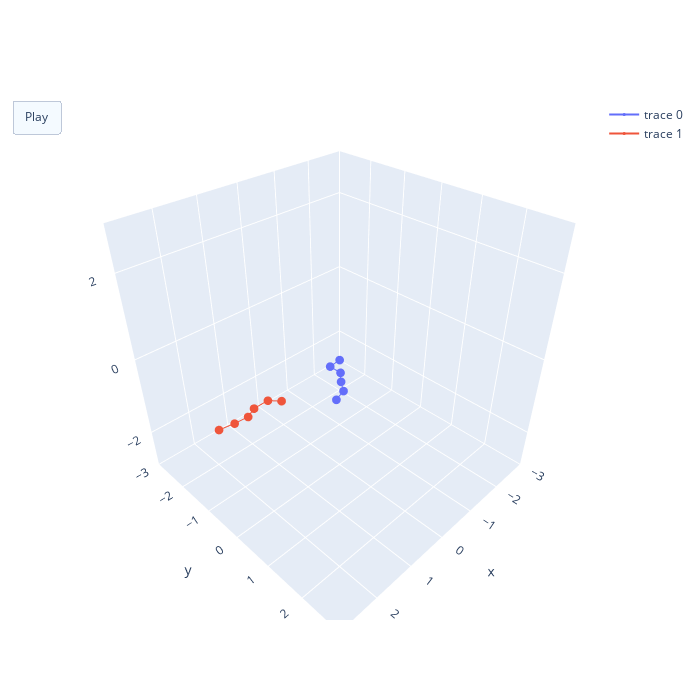

The code cell stored with this chart in its notebook:
### Code cell
sim.visualise_simulation_animation(configuration)

### Figure 1 — Plotly figure (JSON) as saved in the notebook; plotly's stock layout.template omitted (floating-point values rounded to 4 significant figures)
{"data": [{"marker": {"size": 3}, "type": "scatter3d", "x": [0, 0.2989, 0.3013, 0.5056, 0.6822, 0.9676], "y": [0, 0.02615, 0.3261, 0.5458, 0.7884, 0.8806], "z": [0, 0, 0, 0, 0, 0]}, {"marker": {"size": 3}, "type": "scatter3d", "x": [3.0, 2.734, 2.435, 2.18, 1.926, 1.662], "y": [-0.08819, 0.03487, 0.04799, -0.1041, 0.01004, 0.0883], "z": [-0.09577, -0.03055, -0.04385, -0.08485, 0.02801, -0.08983]}], "layout": {"height": 700, "scene": {"aspectmode": "cube", "xaxis": {"range": [-3, 3]}, "yaxis": {"range": [-3, 3]}, "zaxis": {"range": [-3, 3]}}, "updatemenus": [{"buttons": [{"args": [null, {"frame": {"duration": 50, "redraw": true}, "fromcurrent": true}], "label": "Play", "method": "animate"}], "type": "buttons"}], "width": 700}}
